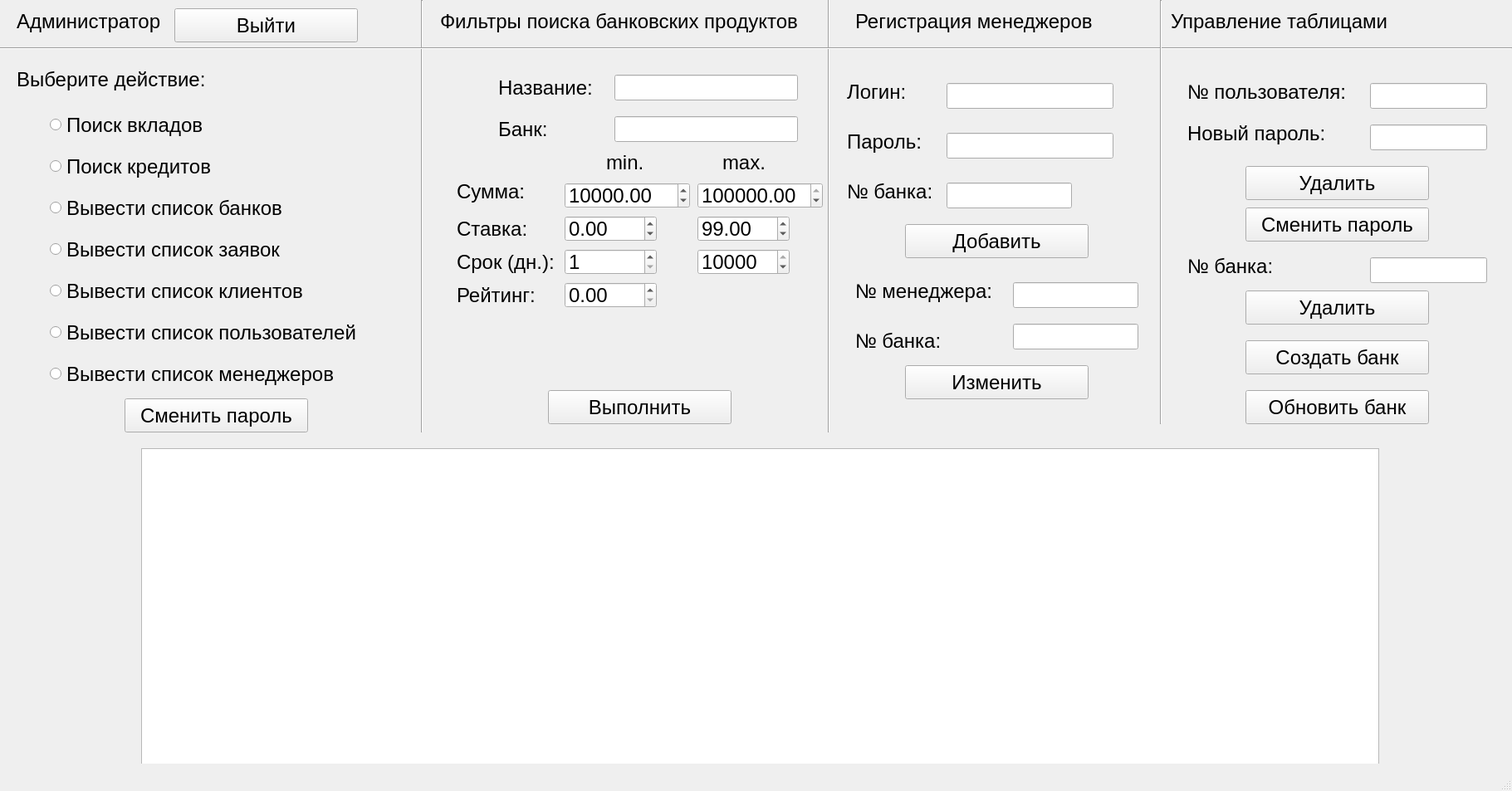
<?xml version="1.0" encoding="UTF-8"?>
<ui version="4.0">
 <class>AdminWindow</class>
 <widget class="QMainWindow" name="AdminWindow">
  <property name="geometry">
   <rect>
    <x>0</x>
    <y>0</y>
    <width>1821</width>
    <height>953</height>
   </rect>
  </property>
  <property name="font">
   <font>
    <pointsize>18</pointsize>
   </font>
  </property>
  <property name="windowTitle">
   <string>BankProducts Application</string>
  </property>
  <widget class="QWidget" name="centralwidget">
   <widget class="QRadioButton" name="r1">
    <property name="geometry">
     <rect>
      <x>60</x>
      <y>130</y>
      <width>281</width>
      <height>41</height>
     </rect>
    </property>
    <property name="font">
     <font>
      <pointsize>18</pointsize>
     </font>
    </property>
    <property name="text">
     <string>Поиск вкладов</string>
    </property>
   </widget>
   <widget class="QRadioButton" name="r3">
    <property name="geometry">
     <rect>
      <x>60</x>
      <y>230</y>
      <width>431</width>
      <height>41</height>
     </rect>
    </property>
    <property name="font">
     <font>
      <pointsize>18</pointsize>
     </font>
    </property>
    <property name="text">
     <string>Вывести список банков</string>
    </property>
   </widget>
   <widget class="QLabel" name="label_2">
    <property name="geometry">
     <rect>
      <x>20</x>
      <y>80</y>
      <width>251</width>
      <height>31</height>
     </rect>
    </property>
    <property name="font">
     <font>
      <pointsize>18</pointsize>
     </font>
    </property>
    <property name="text">
     <string>Выберите действие:</string>
    </property>
   </widget>
   <widget class="QPushButton" name="search">
    <property name="geometry">
     <rect>
      <x>660</x>
      <y>470</y>
      <width>221</width>
      <height>41</height>
     </rect>
    </property>
    <property name="font">
     <font>
      <pointsize>18</pointsize>
     </font>
    </property>
    <property name="text">
     <string>Выполнить</string>
    </property>
   </widget>
   <widget class="QLabel" name="label">
    <property name="geometry">
     <rect>
      <x>20</x>
      <y>0</y>
      <width>181</width>
      <height>51</height>
     </rect>
    </property>
    <property name="font">
     <font>
      <pointsize>18</pointsize>
     </font>
    </property>
    <property name="text">
     <string>Администратор</string>
    </property>
   </widget>
   <widget class="QRadioButton" name="r2">
    <property name="geometry">
     <rect>
      <x>60</x>
      <y>180</y>
      <width>351</width>
      <height>41</height>
     </rect>
    </property>
    <property name="font">
     <font>
      <pointsize>18</pointsize>
     </font>
    </property>
    <property name="text">
     <string>Поиск кредитов</string>
    </property>
   </widget>
   <widget class="Line" name="line">
    <property name="geometry">
     <rect>
      <x>500</x>
      <y>0</y>
      <width>16</width>
      <height>521</height>
     </rect>
    </property>
    <property name="font">
     <font>
      <pointsize>18</pointsize>
     </font>
    </property>
    <property name="orientation">
     <enum>Qt::Vertical</enum>
    </property>
   </widget>
   <widget class="QTableWidget" name="tableWidget">
    <property name="geometry">
     <rect>
      <x>170</x>
      <y>540</y>
      <width>1491</width>
      <height>431</height>
     </rect>
    </property>
    <property name="font">
     <font>
      <pointsize>18</pointsize>
     </font>
    </property>
   </widget>
   <widget class="QLabel" name="label_10">
    <property name="geometry">
     <rect>
      <x>1030</x>
      <y>10</y>
      <width>361</width>
      <height>31</height>
     </rect>
    </property>
    <property name="font">
     <font>
      <pointsize>18</pointsize>
     </font>
    </property>
    <property name="text">
     <string>Регистрация менеджеров</string>
    </property>
   </widget>
   <widget class="QLabel" name="label_3">
    <property name="geometry">
     <rect>
      <x>530</x>
      <y>-10</y>
      <width>451</width>
      <height>71</height>
     </rect>
    </property>
    <property name="font">
     <font>
      <pointsize>18</pointsize>
     </font>
    </property>
    <property name="text">
     <string>Фильтры поиска банковских продуктов</string>
    </property>
   </widget>
   <widget class="Line" name="line_3">
    <property name="geometry">
     <rect>
      <x>990</x>
      <y>-10</y>
      <width>16</width>
      <height>531</height>
     </rect>
    </property>
    <property name="font">
     <font>
      <pointsize>18</pointsize>
     </font>
    </property>
    <property name="orientation">
     <enum>Qt::Vertical</enum>
    </property>
   </widget>
   <widget class="Line" name="line_2">
    <property name="geometry">
     <rect>
      <x>0</x>
      <y>50</y>
      <width>1821</width>
      <height>16</height>
     </rect>
    </property>
    <property name="font">
     <font>
      <pointsize>18</pointsize>
     </font>
    </property>
    <property name="orientation">
     <enum>Qt::Horizontal</enum>
    </property>
   </widget>
   <widget class="QPushButton" name="exit">
    <property name="geometry">
     <rect>
      <x>210</x>
      <y>10</y>
      <width>221</width>
      <height>41</height>
     </rect>
    </property>
    <property name="font">
     <font>
      <pointsize>18</pointsize>
     </font>
    </property>
    <property name="text">
     <string>Выйти</string>
    </property>
   </widget>
   <widget class="QLineEdit" name="nameEdit">
    <property name="geometry">
     <rect>
      <x>740</x>
      <y>90</y>
      <width>221</width>
      <height>31</height>
     </rect>
    </property>
   </widget>
   <widget class="QLineEdit" name="bankEdit">
    <property name="geometry">
     <rect>
      <x>740</x>
      <y>140</y>
      <width>221</width>
      <height>31</height>
     </rect>
    </property>
   </widget>
   <widget class="QLabel" name="label_4">
    <property name="geometry">
     <rect>
      <x>730</x>
      <y>170</y>
      <width>61</width>
      <height>51</height>
     </rect>
    </property>
    <property name="font">
     <font>
      <pointsize>18</pointsize>
     </font>
    </property>
    <property name="text">
     <string>min.</string>
    </property>
   </widget>
   <widget class="QLabel" name="label_5">
    <property name="geometry">
     <rect>
      <x>870</x>
      <y>170</y>
      <width>61</width>
      <height>51</height>
     </rect>
    </property>
    <property name="font">
     <font>
      <pointsize>18</pointsize>
     </font>
    </property>
    <property name="text">
     <string>max.</string>
    </property>
   </widget>
   <widget class="QLabel" name="label_6">
    <property name="geometry">
     <rect>
      <x>550</x>
      <y>210</y>
      <width>101</width>
      <height>41</height>
     </rect>
    </property>
    <property name="font">
     <font>
      <pointsize>18</pointsize>
     </font>
    </property>
    <property name="text">
     <string>Сумма:</string>
    </property>
   </widget>
   <widget class="QLabel" name="label_7">
    <property name="geometry">
     <rect>
      <x>550</x>
      <y>260</y>
      <width>101</width>
      <height>31</height>
     </rect>
    </property>
    <property name="font">
     <font>
      <pointsize>18</pointsize>
     </font>
    </property>
    <property name="text">
     <string>Ставка:</string>
    </property>
   </widget>
   <widget class="QLabel" name="label_8">
    <property name="geometry">
     <rect>
      <x>550</x>
      <y>300</y>
      <width>121</width>
      <height>31</height>
     </rect>
    </property>
    <property name="font">
     <font>
      <pointsize>18</pointsize>
     </font>
    </property>
    <property name="text">
     <string>Срок (дн.):</string>
    </property>
   </widget>
   <widget class="QLabel" name="label_9">
    <property name="geometry">
     <rect>
      <x>550</x>
      <y>340</y>
      <width>101</width>
      <height>31</height>
     </rect>
    </property>
    <property name="font">
     <font>
      <pointsize>18</pointsize>
     </font>
    </property>
    <property name="text">
     <string>Рейтинг:</string>
    </property>
   </widget>
   <widget class="QLabel" name="label_11">
    <property name="geometry">
     <rect>
      <x>600</x>
      <y>90</y>
      <width>131</width>
      <height>31</height>
     </rect>
    </property>
    <property name="font">
     <font>
      <pointsize>18</pointsize>
     </font>
    </property>
    <property name="text">
     <string>Название:</string>
    </property>
   </widget>
   <widget class="QLabel" name="label_12">
    <property name="geometry">
     <rect>
      <x>600</x>
      <y>140</y>
      <width>101</width>
      <height>31</height>
     </rect>
    </property>
    <property name="font">
     <font>
      <pointsize>18</pointsize>
     </font>
    </property>
    <property name="text">
     <string>Банк:</string>
    </property>
   </widget>
   <widget class="QDoubleSpinBox" name="min_sum">
    <property name="geometry">
     <rect>
      <x>680</x>
      <y>220</y>
      <width>151</width>
      <height>31</height>
     </rect>
    </property>
    <property name="minimum">
     <double>1.000000000000000</double>
    </property>
    <property name="maximum">
     <double>100000000.000000000000000</double>
    </property>
    <property name="singleStep">
     <double>10000.000000000000000</double>
    </property>
    <property name="value">
     <double>10000.000000000000000</double>
    </property>
   </widget>
   <widget class="QDoubleSpinBox" name="max_sum">
    <property name="geometry">
     <rect>
      <x>840</x>
      <y>220</y>
      <width>151</width>
      <height>31</height>
     </rect>
    </property>
    <property name="minimum">
     <double>1.000000000000000</double>
    </property>
    <property name="maximum">
     <double>100000000.000000000000000</double>
    </property>
    <property name="singleStep">
     <double>10000.000000000000000</double>
    </property>
    <property name="value">
     <double>5000000.000000000000000</double>
    </property>
   </widget>
   <widget class="QDoubleSpinBox" name="min_rate">
    <property name="geometry">
     <rect>
      <x>680</x>
      <y>260</y>
      <width>111</width>
      <height>31</height>
     </rect>
    </property>
    <property name="minimum">
     <double>-99.989999999999995</double>
    </property>
   </widget>
   <widget class="QDoubleSpinBox" name="max_rate">
    <property name="geometry">
     <rect>
      <x>840</x>
      <y>260</y>
      <width>111</width>
      <height>31</height>
     </rect>
    </property>
    <property name="minimum">
     <double>-99.989999999999995</double>
    </property>
    <property name="value">
     <double>99.000000000000000</double>
    </property>
   </widget>
   <widget class="QSpinBox" name="min_time">
    <property name="geometry">
     <rect>
      <x>680</x>
      <y>300</y>
      <width>111</width>
      <height>31</height>
     </rect>
    </property>
    <property name="minimum">
     <number>1</number>
    </property>
    <property name="maximum">
     <number>10000</number>
    </property>
    <property name="singleStep">
     <number>10</number>
    </property>
   </widget>
   <widget class="QSpinBox" name="max_time">
    <property name="geometry">
     <rect>
      <x>840</x>
      <y>300</y>
      <width>111</width>
      <height>31</height>
     </rect>
    </property>
    <property name="minimum">
     <number>1</number>
    </property>
    <property name="maximum">
     <number>10000</number>
    </property>
    <property name="singleStep">
     <number>10</number>
    </property>
    <property name="value">
     <number>10000</number>
    </property>
   </widget>
   <widget class="QDoubleSpinBox" name="min_rating">
    <property name="geometry">
     <rect>
      <x>680</x>
      <y>340</y>
      <width>111</width>
      <height>31</height>
     </rect>
    </property>
    <property name="maximum">
     <double>5.000000000000000</double>
    </property>
    <property name="singleStep">
     <double>1.000000000000000</double>
    </property>
   </widget>
   <widget class="Line" name="line_4">
    <property name="geometry">
     <rect>
      <x>1390</x>
      <y>0</y>
      <width>16</width>
      <height>511</height>
     </rect>
    </property>
    <property name="font">
     <font>
      <pointsize>18</pointsize>
     </font>
    </property>
    <property name="orientation">
     <enum>Qt::Vertical</enum>
    </property>
   </widget>
   <widget class="QLabel" name="label_13">
    <property name="geometry">
     <rect>
      <x>1410</x>
      <y>10</y>
      <width>421</width>
      <height>31</height>
     </rect>
    </property>
    <property name="font">
     <font>
      <pointsize>18</pointsize>
     </font>
    </property>
    <property name="text">
     <string>Управление таблицами</string>
    </property>
   </widget>
   <widget class="QRadioButton" name="r4">
    <property name="geometry">
     <rect>
      <x>60</x>
      <y>280</y>
      <width>431</width>
      <height>41</height>
     </rect>
    </property>
    <property name="font">
     <font>
      <pointsize>18</pointsize>
     </font>
    </property>
    <property name="text">
     <string>Вывести список заявок</string>
    </property>
   </widget>
   <widget class="QLabel" name="label_14">
    <property name="geometry">
     <rect>
      <x>1020</x>
      <y>90</y>
      <width>151</width>
      <height>41</height>
     </rect>
    </property>
    <property name="font">
     <font>
      <pointsize>18</pointsize>
     </font>
    </property>
    <property name="text">
     <string>Логин:</string>
    </property>
   </widget>
   <widget class="QLineEdit" name="login">
    <property name="geometry">
     <rect>
      <x>1140</x>
      <y>100</y>
      <width>201</width>
      <height>31</height>
     </rect>
    </property>
    <property name="inputMask">
     <string/>
    </property>
   </widget>
   <widget class="QLabel" name="label_17">
    <property name="geometry">
     <rect>
      <x>1430</x>
      <y>90</y>
      <width>211</width>
      <height>41</height>
     </rect>
    </property>
    <property name="font">
     <font>
      <pointsize>18</pointsize>
     </font>
    </property>
    <property name="text">
     <string>№ пользователя:</string>
    </property>
   </widget>
   <widget class="QLineEdit" name="user_num">
    <property name="geometry">
     <rect>
      <x>1650</x>
      <y>100</y>
      <width>141</width>
      <height>31</height>
     </rect>
    </property>
    <property name="inputMask">
     <string>0000000</string>
    </property>
   </widget>
   <widget class="QPushButton" name="delete_user">
    <property name="geometry">
     <rect>
      <x>1500</x>
      <y>200</y>
      <width>221</width>
      <height>41</height>
     </rect>
    </property>
    <property name="font">
     <font>
      <pointsize>18</pointsize>
     </font>
    </property>
    <property name="text">
     <string>Удалить</string>
    </property>
   </widget>
   <widget class="QPushButton" name="update_password">
    <property name="geometry">
     <rect>
      <x>150</x>
      <y>480</y>
      <width>221</width>
      <height>41</height>
     </rect>
    </property>
    <property name="font">
     <font>
      <pointsize>18</pointsize>
     </font>
    </property>
    <property name="text">
     <string>Сменить пароль</string>
    </property>
   </widget>
   <widget class="QRadioButton" name="r5">
    <property name="geometry">
     <rect>
      <x>60</x>
      <y>330</y>
      <width>431</width>
      <height>41</height>
     </rect>
    </property>
    <property name="font">
     <font>
      <pointsize>18</pointsize>
     </font>
    </property>
    <property name="text">
     <string>Вывести список клиентов</string>
    </property>
   </widget>
   <widget class="QLineEdit" name="bank_num">
    <property name="geometry">
     <rect>
      <x>1140</x>
      <y>220</y>
      <width>151</width>
      <height>31</height>
     </rect>
    </property>
    <property name="inputMask">
     <string>0000000</string>
    </property>
    <property name="text">
     <string/>
    </property>
   </widget>
   <widget class="QLabel" name="label_15">
    <property name="geometry">
     <rect>
      <x>1020</x>
      <y>210</y>
      <width>111</width>
      <height>41</height>
     </rect>
    </property>
    <property name="font">
     <font>
      <pointsize>18</pointsize>
     </font>
    </property>
    <property name="text">
     <string>№ банка:</string>
    </property>
   </widget>
   <widget class="QPushButton" name="add_manager">
    <property name="geometry">
     <rect>
      <x>1090</x>
      <y>270</y>
      <width>221</width>
      <height>41</height>
     </rect>
    </property>
    <property name="font">
     <font>
      <pointsize>18</pointsize>
     </font>
    </property>
    <property name="text">
     <string>Добавить</string>
    </property>
   </widget>
   <widget class="QRadioButton" name="r6">
    <property name="geometry">
     <rect>
      <x>60</x>
      <y>380</y>
      <width>431</width>
      <height>41</height>
     </rect>
    </property>
    <property name="font">
     <font>
      <pointsize>18</pointsize>
     </font>
    </property>
    <property name="text">
     <string>Вывести список пользователей</string>
    </property>
   </widget>
   <widget class="QLineEdit" name="password">
    <property name="geometry">
     <rect>
      <x>1140</x>
      <y>160</y>
      <width>201</width>
      <height>31</height>
     </rect>
    </property>
    <property name="inputMask">
     <string/>
    </property>
    <property name="text">
     <string/>
    </property>
   </widget>
   <widget class="QLabel" name="label_33">
    <property name="geometry">
     <rect>
      <x>1020</x>
      <y>150</y>
      <width>151</width>
      <height>41</height>
     </rect>
    </property>
    <property name="font">
     <font>
      <pointsize>18</pointsize>
     </font>
    </property>
    <property name="text">
     <string>Пароль:</string>
    </property>
   </widget>
   <widget class="QLineEdit" name="manager_num">
    <property name="geometry">
     <rect>
      <x>1220</x>
      <y>340</y>
      <width>151</width>
      <height>31</height>
     </rect>
    </property>
    <property name="inputMask">
     <string>0000000</string>
    </property>
    <property name="text">
     <string/>
    </property>
   </widget>
   <widget class="QLabel" name="label_34">
    <property name="geometry">
     <rect>
      <x>1030</x>
      <y>330</y>
      <width>171</width>
      <height>41</height>
     </rect>
    </property>
    <property name="font">
     <font>
      <pointsize>18</pointsize>
     </font>
    </property>
    <property name="text">
     <string>№ менеджера:</string>
    </property>
   </widget>
   <widget class="QLineEdit" name="bank_num2">
    <property name="geometry">
     <rect>
      <x>1220</x>
      <y>390</y>
      <width>151</width>
      <height>31</height>
     </rect>
    </property>
    <property name="inputMask">
     <string>0000000</string>
    </property>
    <property name="text">
     <string/>
    </property>
   </widget>
   <widget class="QLabel" name="label_35">
    <property name="geometry">
     <rect>
      <x>1030</x>
      <y>390</y>
      <width>111</width>
      <height>41</height>
     </rect>
    </property>
    <property name="font">
     <font>
      <pointsize>18</pointsize>
     </font>
    </property>
    <property name="text">
     <string>№ банка:</string>
    </property>
   </widget>
   <widget class="QPushButton" name="update_manager">
    <property name="geometry">
     <rect>
      <x>1090</x>
      <y>440</y>
      <width>221</width>
      <height>41</height>
     </rect>
    </property>
    <property name="font">
     <font>
      <pointsize>18</pointsize>
     </font>
    </property>
    <property name="text">
     <string>Изменить</string>
    </property>
   </widget>
   <widget class="QPushButton" name="delete_bank">
    <property name="geometry">
     <rect>
      <x>1500</x>
      <y>350</y>
      <width>221</width>
      <height>41</height>
     </rect>
    </property>
    <property name="font">
     <font>
      <pointsize>18</pointsize>
     </font>
    </property>
    <property name="text">
     <string>Удалить</string>
    </property>
   </widget>
   <widget class="QLabel" name="label_36">
    <property name="geometry">
     <rect>
      <x>1430</x>
      <y>300</y>
      <width>211</width>
      <height>41</height>
     </rect>
    </property>
    <property name="font">
     <font>
      <pointsize>18</pointsize>
     </font>
    </property>
    <property name="text">
     <string>№ банка:</string>
    </property>
   </widget>
   <widget class="QLineEdit" name="bank_num3">
    <property name="geometry">
     <rect>
      <x>1650</x>
      <y>310</y>
      <width>141</width>
      <height>31</height>
     </rect>
    </property>
    <property name="inputMask">
     <string>0000000</string>
    </property>
   </widget>
   <widget class="QRadioButton" name="r7">
    <property name="geometry">
     <rect>
      <x>60</x>
      <y>430</y>
      <width>431</width>
      <height>41</height>
     </rect>
    </property>
    <property name="font">
     <font>
      <pointsize>18</pointsize>
     </font>
    </property>
    <property name="text">
     <string>Вывести список менеджеров</string>
    </property>
   </widget>
   <widget class="QPushButton" name="add_bank">
    <property name="geometry">
     <rect>
      <x>1500</x>
      <y>410</y>
      <width>221</width>
      <height>41</height>
     </rect>
    </property>
    <property name="font">
     <font>
      <pointsize>18</pointsize>
     </font>
    </property>
    <property name="text">
     <string>Создать банк</string>
    </property>
   </widget>
   <widget class="QPushButton" name="update_bank">
    <property name="geometry">
     <rect>
      <x>1500</x>
      <y>470</y>
      <width>221</width>
      <height>41</height>
     </rect>
    </property>
    <property name="font">
     <font>
      <pointsize>18</pointsize>
     </font>
    </property>
    <property name="text">
     <string>Обновить банк</string>
    </property>
   </widget>
   <widget class="QPushButton" name="update_user">
    <property name="geometry">
     <rect>
      <x>1500</x>
      <y>250</y>
      <width>221</width>
      <height>41</height>
     </rect>
    </property>
    <property name="font">
     <font>
      <pointsize>18</pointsize>
     </font>
    </property>
    <property name="text">
     <string>Сменить пароль</string>
    </property>
   </widget>
   <widget class="QLabel" name="label_18">
    <property name="geometry">
     <rect>
      <x>1430</x>
      <y>140</y>
      <width>211</width>
      <height>41</height>
     </rect>
    </property>
    <property name="font">
     <font>
      <pointsize>18</pointsize>
     </font>
    </property>
    <property name="text">
     <string>Новый пароль:</string>
    </property>
   </widget>
   <widget class="QLineEdit" name="new_password">
    <property name="geometry">
     <rect>
      <x>1650</x>
      <y>150</y>
      <width>141</width>
      <height>31</height>
     </rect>
    </property>
    <property name="inputMask">
     <string/>
    </property>
    <property name="maxLength">
     <number>20</number>
    </property>
   </widget>
  </widget>
  <widget class="QMenuBar" name="menubar">
   <property name="geometry">
    <rect>
     <x>0</x>
     <y>0</y>
     <width>1821</width>
     <height>33</height>
    </rect>
   </property>
  </widget>
  <widget class="QStatusBar" name="statusbar"/>
 </widget>
 <resources/>
 <connections/>
</ui>
